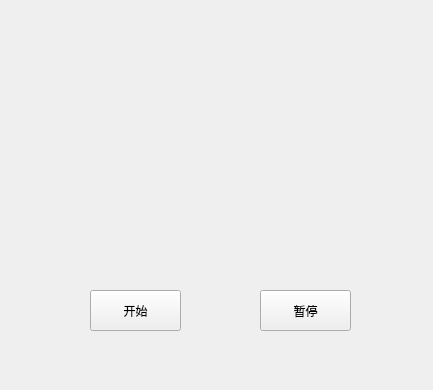
<?xml version="1.0" encoding="UTF-8"?>
<ui version="4.0">
 <class>Widget</class>
 <widget class="QWidget" name="Widget">
  <property name="geometry">
   <rect>
    <x>0</x>
    <y>0</y>
    <width>433</width>
    <height>390</height>
   </rect>
  </property>
  <property name="windowTitle">
   <string>Widget</string>
  </property>
  <widget class="QPushButton" name="startButton">
   <property name="geometry">
    <rect>
     <x>90</x>
     <y>290</y>
     <width>91</width>
     <height>41</height>
    </rect>
   </property>
   <property name="text">
    <string>开始</string>
   </property>
  </widget>
  <widget class="QPushButton" name="stopButton">
   <property name="geometry">
    <rect>
     <x>260</x>
     <y>290</y>
     <width>91</width>
     <height>41</height>
    </rect>
   </property>
   <property name="text">
    <string>暂停</string>
   </property>
  </widget>
  <widget class="QLabel" name="label">
   <property name="geometry">
    <rect>
     <x>60</x>
     <y>30</y>
     <width>331</width>
     <height>221</height>
    </rect>
   </property>
   <property name="text">
    <string/>
   </property>
   <property name="scaledContents">
    <bool>true</bool>
   </property>
  </widget>
 </widget>
 <resources/>
 <connections/>
</ui>
